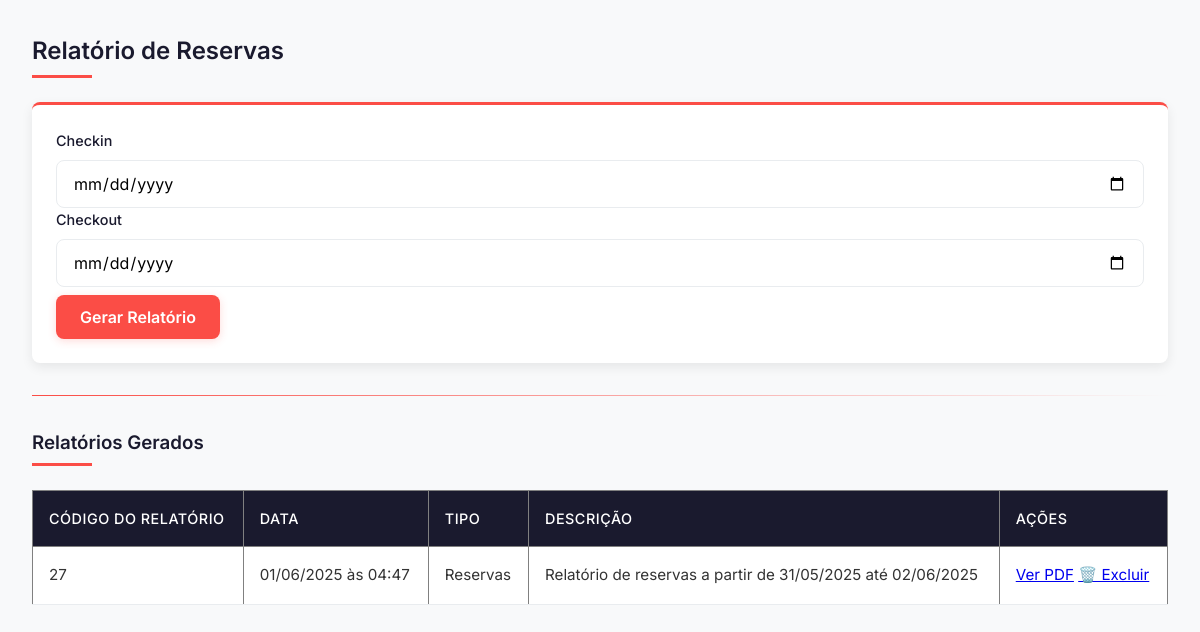
/gestor/relatorio/reserva/filtro_reservas.php, run on the app's committed database.
### tables this page shows
CREATE TABLE `relatorio` (
  `ID_Relatorio` int(11) NOT NULL,
  `Data_Relatorio` datetime NOT NULL,
  `Tipo_Relatorio` varchar(45) NOT NULL,
  `Descricao` text NOT NULL,
  `Arquivo` varchar(255) DEFAULT NULL
);

### gestor/relatorio/reserva/filtro_reservas.php (the view, shortened to what this page needs)
<?php
require_once '../../../config/config.php';
$sql = "SELECT * FROM relatorio WHERE Tipo_Relatorio = 'Reservas' ORDER BY Data_Relatorio DESC";
$stmt = $pdo->prepare($sql);
$stmt->execute();
$relatorios = $stmt->fetchAll(PDO::FETCH_ASSOC);
?>
<!DOCTYPE html>
<html lang="pt-BR">
<head>
</head>
<body>
    <h2>Relatório de Reservas</h2>
    <form method="GET" action="relatorio_reservas_pdf.php">
        <label for="data_inicio">Checkin</label>
        <input type="date" name="data_inicio" id="data_inicio">
        <label for="data_fim">Checkout</label>
        <input type="date" name="data_fim" id="data_fim">
        <button type="submit">Gerar Relatório</button>
    </form>
    <hr>
    <h3>Relatórios Gerados</h3>
    <table border="1" cellpadding="5" cellspacing="0" style="border-collapse: collapse; width: 100%;">
        <thead>
            <tr>
                <th>Código do Relatório</th>
                <th>Data</th>
                <th>Tipo</th>
                <th>Descrição</th>
                <th>Ações</th>
            </tr>
        </thead>
<tbody>
    <?php if (count($relatorios) > 0): ?>
        <?php foreach ($relatorios as $rel): ?>
            <tr>
                <td><?= htmlspecialchars($rel['ID_Relatorio']) ?></td>
                <td>
                    <?php
                    $dataRelatorio = new DateTime($rel['Data_Relatorio']);
                    echo $dataRelatorio->format('d/m/Y \à\s H:i');
                    ?>
                </td>
                <td><?= htmlspecialchars($rel['Tipo_Relatorio']) ?></td>
                <td>
                    <?php
                    $descricao = htmlspecialchars($rel['Descricao']);
                    $descricao = preg_replace_callback(
                        '/(\d{4}-\d{2}-\d{2})/',
                        function($matches) {
                            $date = new DateTime($matches[0]);
                            return $date->format('d/m/Y');
                        },
                        $descricao
                    );
                    echo $descricao;
                    ?>
                </td>
                <td>
                    <a href="/HOTEL/relatorios/reservas/<?= htmlspecialchars($rel['Arquivo']) ?>" target="_blank">Ver PDF</a>
                    <a href="../../actions/excluir_relatorio.php?id=<?= $rel['ID_Relatorio'] ?>"
                       onclick="return confirm('Tem certeza que deseja excluir este relatório?')">
                        🗑️ Excluir
                    </a>
                </td>
            </tr>
        <?php endforeach; ?>
    <?php else: ?>
        <tr><td colspan="5" style="text-align:center;">Nenhum relatório gerado ainda.</td></tr>
    <?php endif; ?>
</tbody>
    </table>
</body>
</html>

### gestor/relatorio/reserva/filtro_reservas.php (style rules this page uses)
:root { --primary: #FB4D46; --primary-light: #FFE9E9; --primary-dark: #E04141; --dark: #1A1A2E; --light: #F8F9FA; --gray: #E9ECEF; --text: #333333; --text-light: #6C757D; --border-radius: 8px; --box-shadow: 0 4px 12px rgba(0, 0, 0, 0.08); --transition: all 0.3s ease; }
* { margin: 0; padding: 0; box-sizing: border-box; font-family: 'Inter', sans-serif; }
body { background-color: var(--light); color: var(--text); line-height: 1.6; padding: 2rem; }
h2, h3 { color: var(--dark); font-weight: 600; margin-bottom: 1.5rem; position: relative; padding-bottom: 0.5rem; }
h2::after, h3::after { content: ''; position: absolute; bottom: 0; left: 0; width: 60px; height: 3px; background-color: var(--primary); }
hr { border: 0; height: 1px; background: linear-gradient(to right, var(--primary), transparent); margin: 2rem 0; }
form { background-color: white; padding: 1.5rem; border-radius: var(--border-radius); box-shadow: var(--box-shadow); margin-bottom: 2rem; border-top: 3px solid var(--primary); }
label { display: block; margin-bottom: 0.5rem; font-weight: 500; color: var(--dark); font-size: 0.9rem; }
input[type="date"] { width: 100%; padding: 0.75rem 1rem; border: 1px solid var(--gray); border-radius: var(--border-radius); font-size: 1rem; transition: var(--transition); background-color: white; }
button[type="submit"] { background-color: var(--primary); color: white; border: none; padding: 0.75rem 1.5rem; border-radius: var(--border-radius); font-weight: 600; cursor: pointer; transition: var(--transition); box-shadow: 0 2px 8px rgba(251, 77, 70, 0.2); font-size: 1rem; margin-top: 0.5rem; }
table { width: 100%; border-collapse: collapse; background-color: white; }
thead th { background-color: var(--dark); color: white; padding: 1rem; text-align: left; font-weight: 500; font-size: 0.9rem; text-transform: uppercase; letter-spacing: 0.5px; }
tbody tr { transition: var(--transition); border-bottom: 1px solid var(--gray); }
tbody td { padding: 1rem; font-size: 0.95rem; }

### data on the page
relatorio: ID_Relatorio "27", Data_Relatorio "01/06/2025 às 04:47", Tipo_Relatorio "Reservas", Descricao "Relatório de reservas a partir de 31/05/2025 até 02/06/2025"
